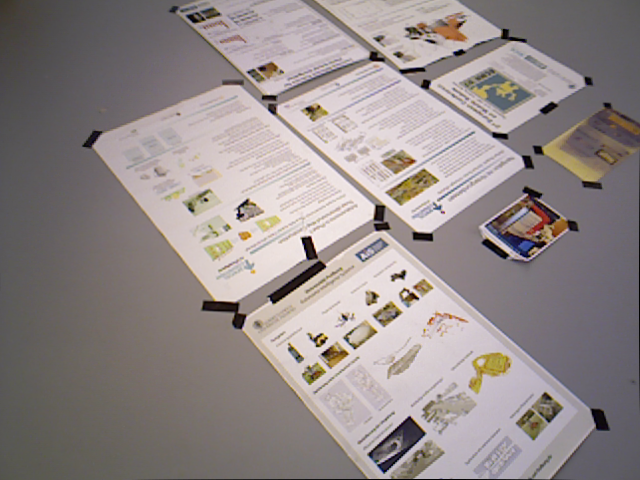
#> input picture src/experiments/test_img/img1_old.png, 640 x 480 px
$ python pyramid.py
#> lines starting #> are read from the running program, lines starting #| are printed output that depends on the picture
import numpy as np, matplotlib as mpl, matplotlib.pyplot as plt, os
import urllib.request
import math
from PIL import Image
import scipy.ndimage # For image filtering
from scipy import signal
from scipy import fft
import imageio # For loading images
import cv2

def common_canvas_op(im0, im1, offset=1):
  size_im0 = np.shape(im0)
  size_im1 = np.shape(im1)

  canvas_size = max(size_im0[0], size_im1[0]), max(size_im0[1], size_im1[1]), 3
  canvas_im0 = np.zeros(canvas_size)
  canvas_im1 = np.zeros(canvas_size)

  canvas_im0[0:size_im0[0], 0:size_im0[1], :] = im0
  canvas_im1[0:size_im1[0], 0:size_im1[1], :] = im1

  return canvas_im0 + offset * canvas_im1

def pyramid_downsample(img, kernel_size=(5,5)):
  """
  Downsamples the given pyramid image.
  Input:
    - img: an image of shape M x N x C
    - kernel_size: a tuple representing the shape of the 2D kernel
  Returns:
    - downsampled: an image of shape M/2 x N/2 x C
  """
  #############################################################################
  # TODO: Implement pyramid downsampling.                                     #
  #############################################################################
  original_sizes = np.shape(img)
  # print("DEBUG original size not correct? ", original_sizes)
  downsampled_size = original_sizes[0] // 2, original_sizes[1] // 2 # , original_sizes[2]

  downsampled = cv2.GaussianBlur(img, ksize=kernel_size, sigmaX=1)
  downsampled = downsampled[0:original_sizes[0]:2, 0:original_sizes[1]:2]
  #############################################################################
  #                              END OF YOUR CODE                             #
  #############################################################################
  return downsampled


if __name__ == "__main__":
    img1_intensity = cv2.imread("img1_old.png", cv2.IMREAD_GRAYSCALE)
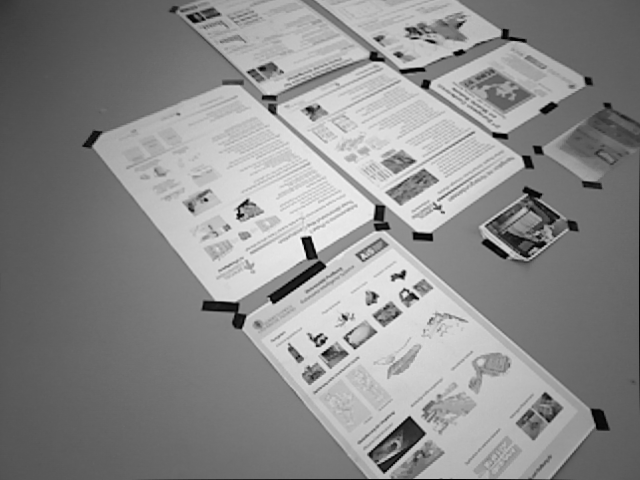
#> img1_intensity: shape (480, 640); min 0, max 247, mean 139
    img2_intensity = cv2.imread("img2_old.png", cv2.IMREAD_GRAYSCALE)
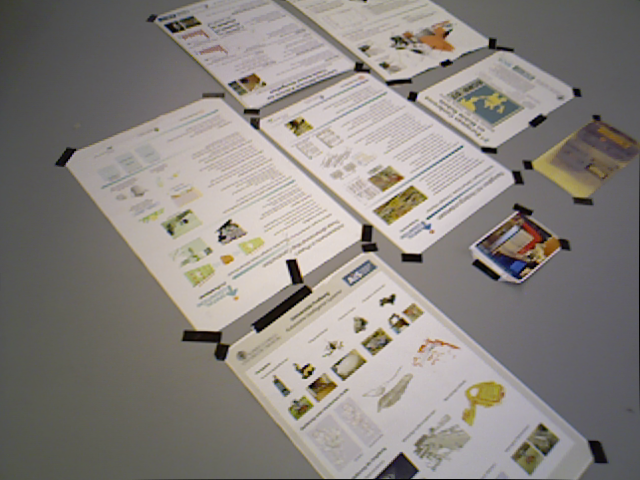
#> input picture src/experiments/test_img/img2_old.png, 640 x 480 px
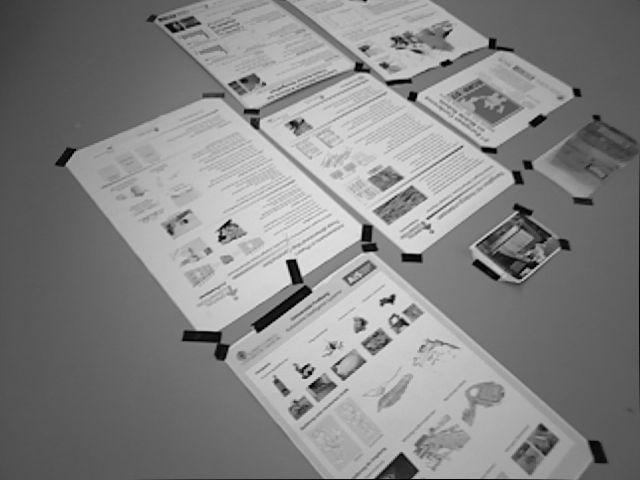
#> img2_intensity: shape (480, 640); min 0, max 229, mean 132.4
    img1_depth = cv2.imread("img1_depth_old.png", cv2.IMREAD_ANYDEPTH)
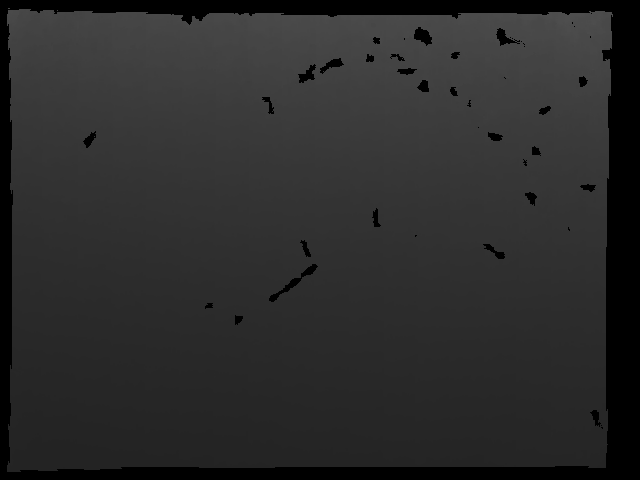
#> input picture src/experiments/test_img/img1_depth_old.png, 640 x 480 px
#> img1_depth is the input picture: shape (480, 640) uint16; min 0, max 20205, mean 11290
    img2_depth = cv2.imread("img2_depth_old.png", cv2.IMREAD_ANYDEPTH)
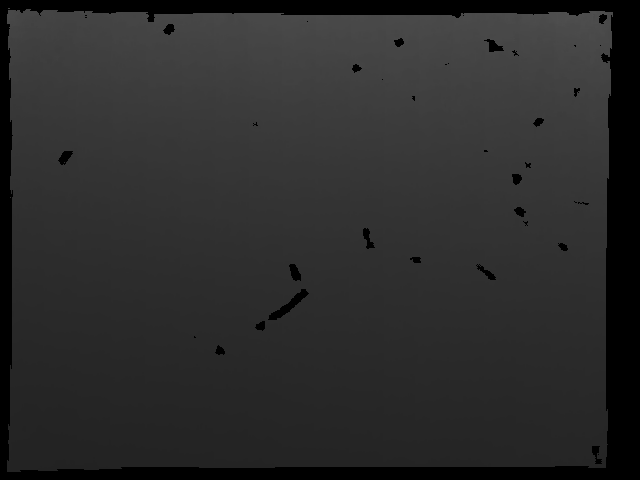
#> input picture src/experiments/test_img/img2_depth_old.png, 640 x 480 px
#> img2_depth is the input picture: shape (480, 640) uint16; min 0, max 20445, mean 11308.4

    img1_pyramid_1 = pyramid_downsample(img1_intensity)
    img1_depth_pyramid_1 = pyramid_downsample(img1_depth)
    cv2.imwrite("img1_pyramid_1.png", img1_pyramid_1)
    cv2.imwrite("img1_depth_pyramid_1.png", img1_depth_pyramid_1.astype(np.uint16))

    img2_pyramid_1 = pyramid_downsample(img2_intensity)
#> call 3 of pyramid_downsample, with kernel_size = (5, 5)
#> in pyramid_downsample (call 3), `downsampled = downsampled[0:original_sizes[0]:2, 0:original_sizes[1]:2]`:
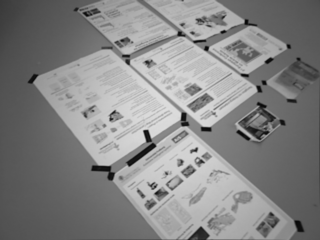
#> downsampled: shape (240, 320); min 6, max 221, mean 132.5
    img2_depth_pyramid_1 = pyramid_downsample(img2_depth)
#> call 4 of pyramid_downsample, with kernel_size = (5, 5)
#> in pyramid_downsample (call 4), `downsampled = cv2.GaussianBlur(img, ksize=kernel_size, sigmaX=1)`:
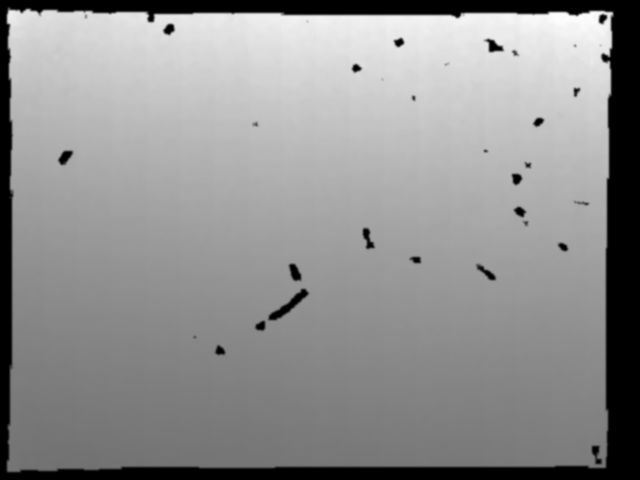
#> downsampled: shape (480, 640) uint16; min 0, max 19966, mean 11308.4; drawn with min black and max white
    cv2.imwrite("img2_pyramid_1.png", img2_pyramid_1)
    cv2.imwrite("img2_depth_pyramid_1.png", img2_depth_pyramid_1.astype(np.uint16))


    # print("DEBUG channel depth of img1_depth", img1_depth[100, 100])
